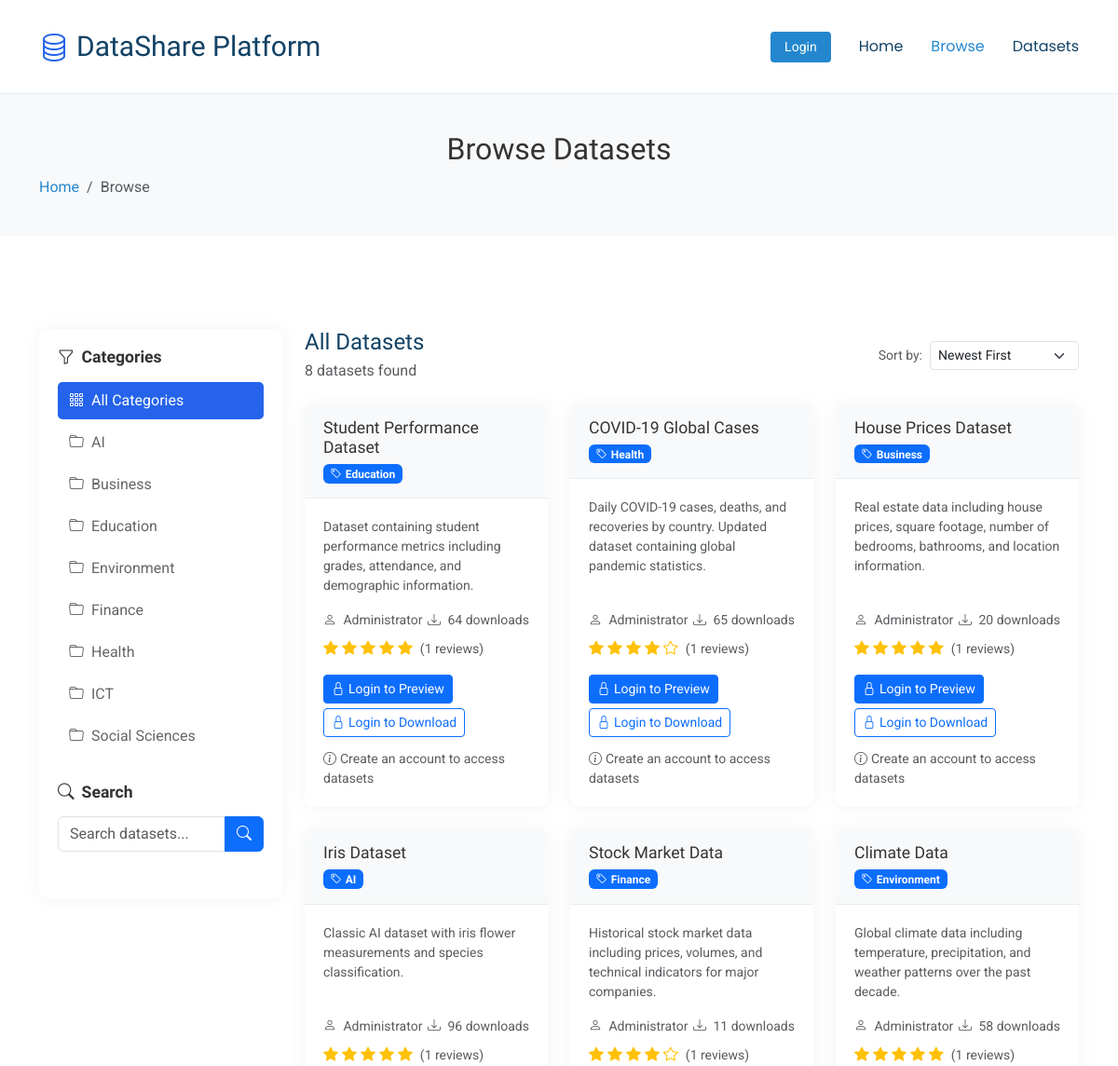
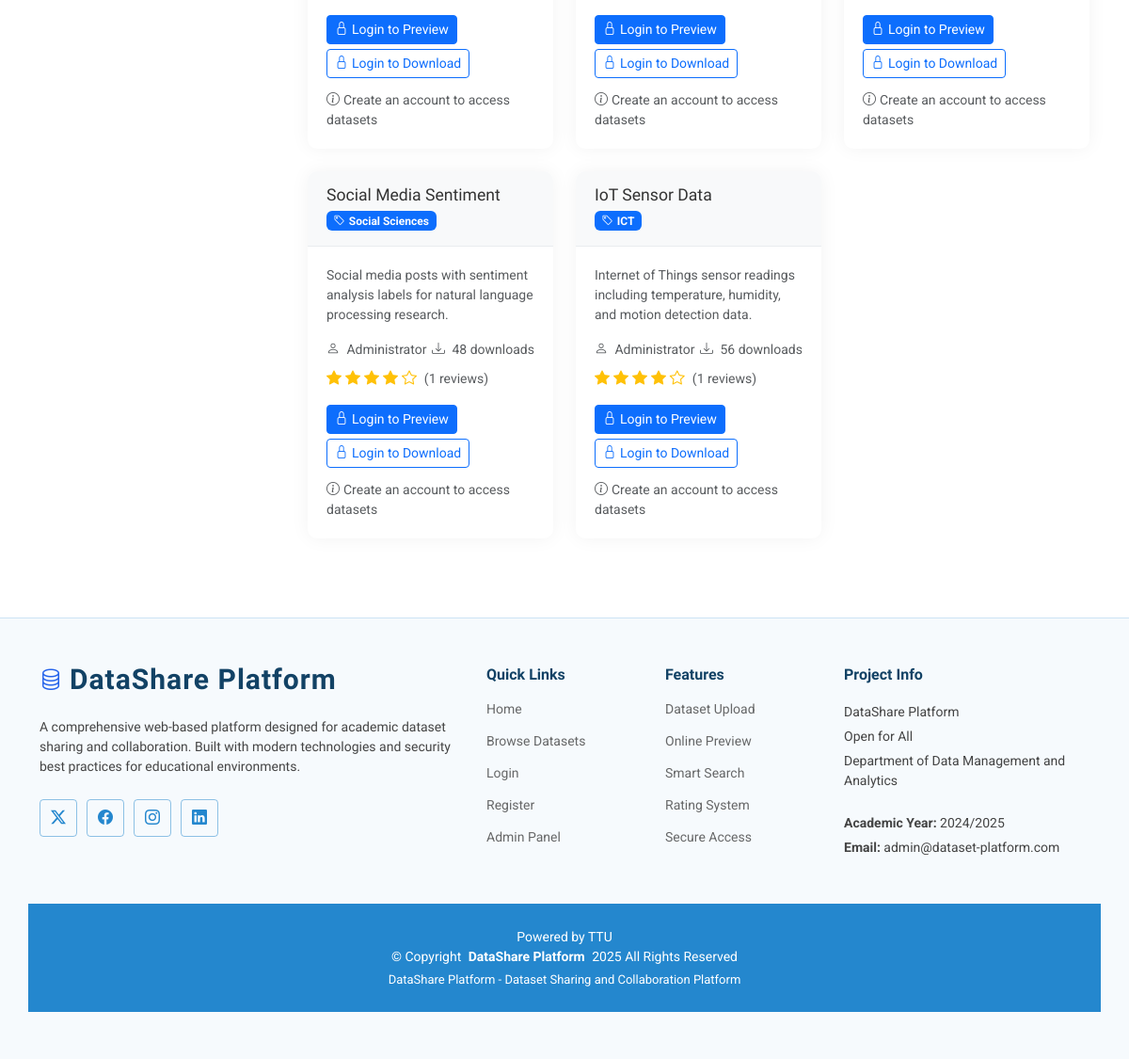
Screenshot of /browse.php with the database file from the repository (2 pictures, top to bottom).
### tables this page shows
CREATE TABLE datasets (
    id INT AUTO_INCREMENT PRIMARY KEY,
    title VARCHAR(255) NOT NULL,
    filename VARCHAR(255) NOT NULL,
    category VARCHAR(100) NOT NULL,
    description TEXT,
    file_path VARCHAR(500) NOT NULL,
    file_size BIGINT NOT NULL,
    uploaded_by INT NOT NULL,
    upload_date TIMESTAMP DEFAULT CURRENT_TIMESTAMP,
    download_count INT DEFAULT 0,
    is_active BOOLEAN DEFAULT TRUE,
    FOREIGN KEY (uploaded_by) REFERENCES users(id) ON DELETE CASCADE,
    INDEX idx_category (category),
    INDEX idx_uploader (uploaded_by),
    INDEX idx_upload_date (upload_date)
);

### browse.php (the view, shortened to what this page needs)
<?php
$host = 'localhost';
$dbname = 'dataset_platform';
$username = 'root';
$password = '1212';
try {
    $pdo = new PDO("mysql:host=$host;dbname=$dbname", $username, $password);
    $pdo->setAttribute(PDO::ATTR_ERRMODE, PDO::ERRMODE_EXCEPTION);
} catch(PDOException $e) {
    die("Connection failed: " . $e->getMessage());
}
$search = $_GET['search'] ?? '';
$category = $_GET['category'] ?? '';
$sort = $_GET['sort'] ?? 'newest';
$conditions = [];
$whereClause = !empty($conditions) ? 'WHERE ' . implode(' AND ', $conditions) : '';
$orderClause = match($sort) {
    'oldest' => 'ORDER BY upload_date ASC',
    'name' => 'ORDER BY title ASC',
    'popular' => 'ORDER BY download_count DESC',
    'rating' => 'ORDER BY avg_rating DESC',
    default => 'ORDER BY upload_date DESC'
};
$query = "SELECT * FROM dataset_overview $whereClause $orderClause";
$stmt = $pdo->prepare($query);
$stmt->execute();
$datasets = $stmt->fetchAll(PDO::FETCH_ASSOC);
$stmt = $pdo->query("SELECT DISTINCT category FROM datasets ORDER BY category");
$categories = $stmt->fetchAll(PDO::FETCH_COLUMN);
include 'includes/header.php';
?>
<section class="page-title section">
  <div class="container">
    <div class="row">
      <div class="col-lg-12">
        <h2>Browse Datasets</h2>
        <nav aria-label="breadcrumb">
          <ol class="breadcrumb">
            <li class="breadcrumb-item"><a href="index.php">Home</a></li>
            <li class="breadcrumb-item active" aria-current="page">Browse</li>
          </ol>
        </nav>
      </div>
    </div>
  </div>
</section>
<section class="datasets section">
  <div class="container">
    <div class="row">
      <div class="col-lg-3">
        <div class="sidebar">
          <div class="widget">
            <h5 class="widget-title"><i class="bi bi-funnel me-2"></i>Categories</h5>
            <a href="?search=<?php echo urlencode($search); ?>&sort=<?php echo urlencode($sort); ?>"
               class="filter-option <?php echo empty($category) ? 'active' : ''; ?>">
                <i class="bi bi-grid-3x3-gap me-2"></i>All Categories
            </a>
            <?php foreach ($categories as $cat): ?>
            <a href="?search=<?php echo urlencode($search); ?>&category=<?php echo urlencode($cat); ?>&sort=<?php echo urlencode($sort); ?>"
               class="filter-option <?php echo $category === $cat ? 'active' : ''; ?>">
                <i class="bi bi-folder me-2"></i><?php echo htmlspecialchars($cat); ?>
            </a>
            <?php endforeach; ?>
          </div>
          <div class="widget mt-4">
            <h5 class="widget-title"><i class="bi bi-search me-2"></i>Search</h5>
            <form method="GET">
              <div class="input-group">
                <input type="text" name="search" class="form-control"
                       placeholder="Search datasets..."
                       value="<?php echo htmlspecialchars($search); ?>">
                <button type="submit" class="btn btn-primary">
                  <i class="bi bi-search"></i>
                </button>
              </div>
            </form>
          </div>
        </div>
      </div>
      <div class="col-lg-9">
        <div class="d-flex justify-content-between align-items-center mb-4">
          <div>
            <h4 class="mb-1">
              <?php if ($search): ?>
                Search Results for "<?php echo htmlspecialchars($search); ?>"
              <?php elseif ($category): ?>
                <?php echo htmlspecialchars($category); ?> Datasets
              <?php else: ?>
                All Datasets
              <?php endif; ?>
            </h4>
            <p class="text-muted mb-0"><?php echo count($datasets); ?> datasets found</p>
          </div>
          <form method="GET" class="d-flex align-items-center">
            <label class="me-2 small text-muted">Sort by:</label>
            <select name="sort" class="form-select form-select-sm" style="width: auto;" onchange="this.form.submit()">
              <option value="newest" <?php echo $sort === 'newest' ? 'selected' : ''; ?>>Newest First</option>
            </select>
          </form>
        </div>
        <?php if (empty($datasets)): ?>
          <div class="empty-state text-center py-5">
            <i class="bi bi-inbox display-1 text-muted"></i>
            <h5 class="mt-3">No datasets found</h5>
            <p class="text-muted">Try adjusting your search criteria or browse all categories.</p>
          <?php if (isset($_SESSION['role']) && $_SESSION['role'] === 'admin'): ?>
            <a href="admin.php" class="btn btn-primary mt-3">
              <i class="bi bi-plus-circle me-2"></i>Upload Dataset
            </a>
          <?php endif; ?>
          </div>
        <?php else: ?>
          <div class="row">
            <?php foreach ($datasets as $dataset): ?>
            <div class="col-md-6 col-lg-4 mb-4">
              <div class="dataset-card h-100">
                <div class="card-header">
                  <h5 class="card-title mb-1"><?php echo htmlspecialchars($dataset['title']); ?></h5>
                  <span class="badge bg-primary">
                    <i class="bi bi-tag me-1"></i><?php echo htmlspecialchars($dataset['category']); ?>
                  </span>
                </div>
                <div class="card-body">
                  <?php if ($dataset['description']): ?>
                  <p class="card-text text-muted small">
                    <?php echo htmlspecialchars(substr($dataset['description'], 0, 150)) . (strlen($dataset['description']) > 150 ? '...' : ''); ?>
                  </p>
                  <?php endif; ?>
                  <div class="dataset-meta">
                    <div class="d-flex justify-content-between text-muted small mb-2">
                      <span>
                        <i class="bi bi-person me-1"></i>
                        <?php echo htmlspecialchars($dataset['uploader_name'] ?? 'Unknown'); ?>
                      </span>
                      <span>
                        <i class="bi bi-download me-1"></i>
                        <?php echo $dataset['download_count'] ?? 0; ?> downloads
                      </span>
                    </div>
                    <?php if (isset($dataset['review_count']) && $dataset['review_count'] > 0): ?>
                    <div class="rating mb-3">
                      <span class="stars">
                        <?php
                        $rating = round($dataset['avg_rating'] ?? 0);
                        for ($i = 1; $i <= 5; $i++):
                        ?>
                          <i class="bi bi-star<?php echo $i <= $rating ? '-fill' : ''; ?> text-warning"></i>
                        <?php endfor; ?>
                      </span>
                      <small class="text-muted ms-1">
                        (<?php echo $dataset['review_count']; ?> reviews)
                      </small>
                    </div>
                    <?php endif; ?>
                  </div>
                  <div class="card-actions">
                    <?php if (isset($_SESSION['user_id'])): ?>
                      <a href="preview.php?id=<?php echo $dataset['id']; ?>" class="btn btn-sm btn-primary">
                        <i class="bi bi-eye me-1"></i>Preview
                      </a>
                      <a href="#" class="btn btn-sm btn-outline-primary download-button" data-dataset-id="<?php echo $dataset['id']; ?>">
                        <i class="bi bi-download me-1"></i>Download
                      </a>
                      <a href="review.php?id=<?php echo $dataset['id']; ?>" class="btn btn-sm btn-outline-secondary">
                        <i class="bi bi-star me-1"></i>Rate
                      </a>
                    <?php else: ?>
                      <a href="login.php" class="btn btn-sm btn-primary">
                        <i class="bi bi-lock me-1"></i>Login to Preview
                      </a>
                      <a href="login.php" class="btn btn-sm btn-outline-primary">
                        <i class="bi bi-lock me-1"></i>Login to Download
                      </a>
                      <small class="text-muted mt-2 d-block">
                        <i class="bi bi-info-circle me-1"></i>Create an account to access datasets
                      </small>
                    <?php endif; ?>
                  </div>
                </div>
              </div>
            </div>
            <?php endforeach; ?>
          </div>
        <?php endif; ?>
      </div>
    </div>
  </div>
</section>
<?php
include 'includes/footer.php';
?>

### assets/css/main.css (style rules this page uses)
:root { --default-font: "Roboto", system-ui, -apple-system, "Segoe UI", Roboto, "Helvetica Neue", Arial, "Noto Sans", "Liberation Sans", sans-serif, "Apple Color Emoji", "Segoe UI Emoji", "Segoe UI Symbol", "Noto Color Emoji"; --heading-font: "Raleway", sans-serif; --nav-font: "Poppins", sans-serif; }
:root { --background-color: #ffffff; --default-color: #444444; --heading-color: #124265; --accent-color: #2487ce; --surface-color: #ffffff; --contrast-color: #ffffff; }
:root { --nav-color: #124265; --nav-hover-color: #2487ce; --nav-mobile-background-color: #ffffff; --nav-dropdown-background-color: #ffffff; --nav-dropdown-color: #124265; --nav-dropdown-hover-color: #2487ce; }
:root { scroll-behavior: smooth; }
body { color: var(--default-color); background-color: var(--background-color); font-family: var(--default-font); }
a { color: var(--accent-color); text-decoration: none; transition: 0.3s; }
h1, h2, h3, h4, h5, h6 { color: var(--heading-color); font-family: var(--heading-font); }
.page-title { color: var(--default-color); background-color: var(--background-color); padding: 120px 0; text-align: center; position: relative; }
section, .section { color: var(--default-color); background-color: var(--background-color); padding: 60px 0; scroll-margin-top: 100px; overflow: clip; }

### browse.php (style rules this page uses)
.page-title { background: #f8f9fa; padding: 40px 0; margin-bottom: 40px; }
.page-title h2 { margin-bottom: 10px; color: #333; }
.breadcrumb { background: none; padding: 0; margin: 0; }
.sidebar { background: white; border-radius: 10px; padding: 20px; box-shadow: 0 0 20px rgba(0,0,0,0.05); }
.widget { margin-bottom: 30px; }
.widget-title { font-size: 1.1rem; margin-bottom: 15px; color: #333; font-weight: 600; }
.filter-option { display: block; padding: 8px 12px; margin-bottom: 5px; border-radius: 5px; text-decoration: none; color: #666; transition: all 0.3s; }
.filter-option.active { background: #2563eb; color: white; }
.dataset-card { background: white; border-radius: 10px; box-shadow: 0 0 20px rgba(0,0,0,0.05); transition: transform 0.3s, box-shadow 0.3s; height: 100%; display: flex; flex-direction: column; }
.dataset-card .card-header { background: #f8f9fa; border-bottom: 1px solid #e9ecef; padding: 15px 20px; border-radius: 10px 10px 0 0; }
.dataset-card .card-title { font-size: 1.1rem; margin: 0; color: #333; }
.dataset-card .card-body { padding: 20px; flex: 1; display: flex; flex-direction: column; }
.dataset-meta { margin-top: auto; }
.card-actions { display: flex; gap: 5px; flex-wrap: wrap; }

### rows the page displays
datasets: title "Student Performance Dataset", category "Education", description "Dataset containing student performance metrics including grades, attendance, and demographic information.", uploader_name "Administrator", download_count "64", review_count "1"
datasets: title "COVID-19 Global Cases", category "Health", description "Daily COVID-19 cases, deaths, and recoveries by country. Updated dataset containing global pandemic statistics.", uploader_name "Administrator", download_count "65", review_count "1"
datasets: title "House Prices Dataset", category "Business", description "Real estate data including house prices, square footage, number of bedrooms, bathrooms, and location information.", uploader_name "Administrator", download_count "20", review_count "1"
datasets: title "Iris Dataset", category "AI", description "Classic AI dataset with iris flower measurements and species classification.", uploader_name "Administrator", download_count "96", review_count "1"
datasets: title "Stock Market Data", category "Finance", description "Historical stock market data including prices, volumes, and technical indicators for major companies.", uploader_name "Administrator", download_count "11", review_count "1"
datasets: title "Climate Data", category "Environment", description "Global climate data including temperature, precipitation, and weather patterns over the past decade.", uploader_name "Administrator", download_count "58", review_count "1"
datasets: title "Social Media Sentiment", category "Social Sciences", description "Social media posts with sentiment analysis labels for natural language processing research.", uploader_name "Administrator", download_count "48", review_count "1"
datasets: title "IoT Sensor Data", category "ICT", description "Internet of Things sensor readings including temperature, humidity, and motion detection data.", uploader_name "Administrator", download_count "56", review_count "1"

### other values shown
$cat "AI"
$cat "Business"
$cat "Education"
$cat "Environment"
$cat "Finance"
$cat "Health"
$cat "ICT"
$cat "Social Sciences"
count($datasets) "8"
